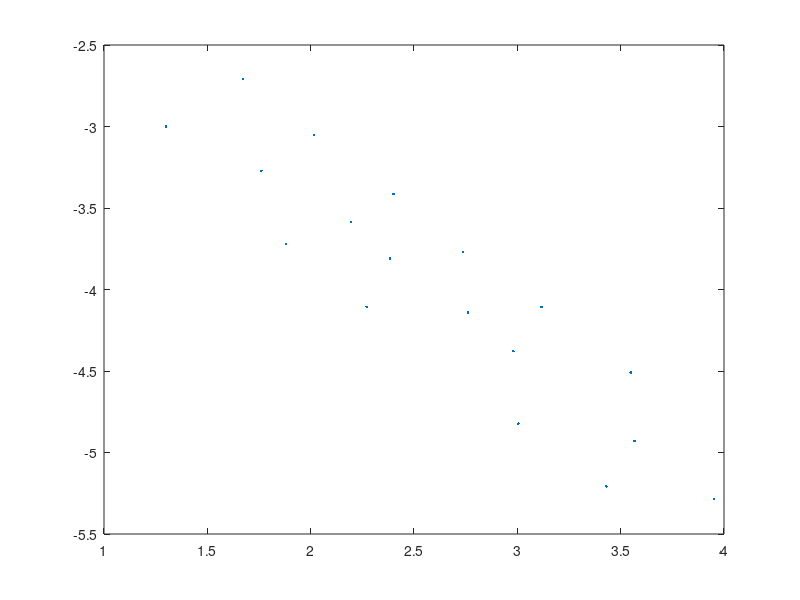

Recreate this plot in MATLAB.
function rat_conv_table = skeeter_rat_conv_table()

disp('Using an approximate mapping of tetrode to brain positions!!!');

rat_conv_table.label = {'comp';'drive';'brain_ap';'brain_ml'}
rat_conv_table.data = {'g1','h2','i1','i2','h1','f1','f2','e1','d2','d1','e2','g2','a2','a1','b2','c1','c2','b1';...
    20, 21, 1,  2,  3,  4,  5,  6,  7  ,8,  9,  19, 18, 17, 14, 13, 12, 10;...
    
    381,361,358,434,498,555,620,678,741,663,590,293,453,577,643,457,494,558;...
    914,796,867,728,671,611,550,492,541,587,640,927,849,728,663,774,734,678};

inkscape_data = zeros(2,18);

for m = 3:4
    for n = 1:18
        inkscape_data(m-2,n) = rat_conv_table.data{m,n};
    end
end

isd_length = sqrt((741-293).^2+(541-927).^2);
real_length = 3.5; % THIS IS A GUESS

trode_pos = inkscape_data .*real_length ./ isd_length;

trode_7_ap = -3; % SO IS THIS
trode_7_ml = 1.3; % AND AGAIN, HERE

trode_pos(2,:) = trode_pos(2,:) .* -1;

theta = -pi/2;
r_mat = [cos(theta),-sin(theta);sin(theta),cos(theta)];

trode_pos = r_mat*trode_pos;

trode_pos(1,:) = trode_pos(1,:) - (trode_pos(1,9) - trode_7_ap);
trode_pos(2,:) = trode_pos(2,:) - (trode_pos(2,9) - trode_7_ml);

plot(trode_pos(2,:),trode_pos(1,:),'.')

for i = 1:18;
    rat_conv_table.data{3,i} = trode_pos(1,i);
    rat_conv_table.data{4,i} = trode_pos(2,i);
end